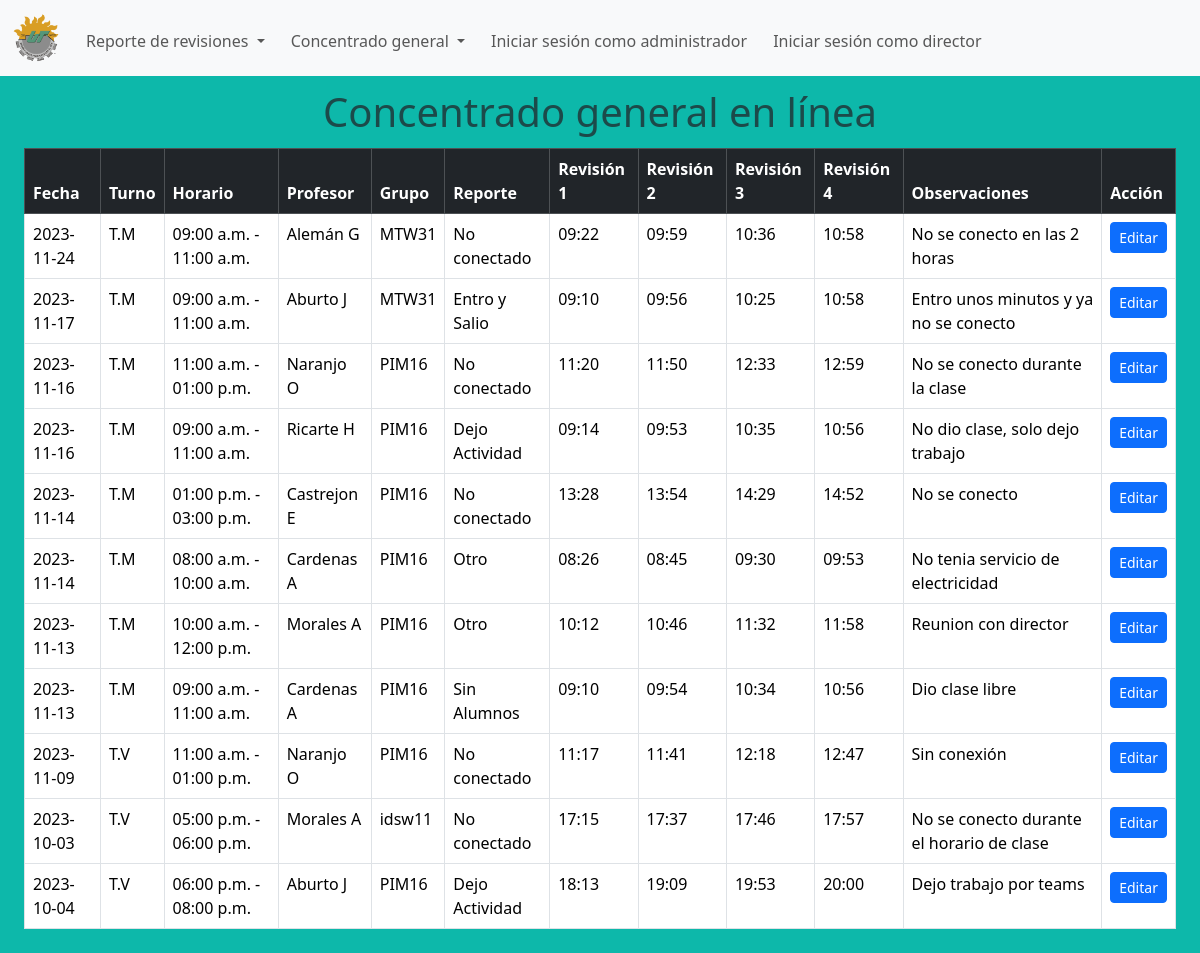
Page /layouts/revisiones_all_linea.php on the committed database.
### tables this page shows
CREATE TABLE IF NOT EXISTS `revisiones` (
  `id` int NOT NULL AUTO_INCREMENT,
  `fecha` date NOT NULL,
  `turno` varchar(10) NOT NULL,
  `aula` varchar(10) DEFAULT NULL,
  `hora_inicio` varchar(10) DEFAULT NULL,
  `hora_final` varchar(10) DEFAULT NULL,
  `modalidad` varchar(50) NOT NULL,
  `profesor` int DEFAULT NULL,
  `grupo` varchar(10) DEFAULT NULL,
  `reporte` varchar(50) DEFAULT NULL,
  `revision_1` varchar(10) NOT NULL,
  `revision_2` varchar(10) NOT NULL,
  `revision_3` varchar(10) NOT NULL,
  `revision_4` varchar(10) NOT NULL,
  `observaciones` varchar(250) DEFAULT NULL,
  `justificado` varchar(2) NOT NULL,
  `comentarios` varchar(250) NOT NULL,
  PRIMARY KEY (`id`),
  KEY `profesor` (`profesor`)
);

CREATE TABLE IF NOT EXISTS `profesores` (
  `id` int NOT NULL AUTO_INCREMENT,
  `nomenclatura` varchar(100) DEFAULT NULL,
  `nombres` varchar(100) DEFAULT NULL,
  `primer_apellido` varchar(100) DEFAULT NULL,
  `segundo_apellido` varchar(100) DEFAULT NULL,
  `correo` varchar(100) DEFAULT NULL,
  `director` int DEFAULT NULL,
  PRIMARY KEY (`id`),
  KEY `director` (`director`)
);

### layouts/revisiones_all_linea.php (the view, shortened to what this page needs)
<!DOCTYPE html>
<html lang="en">
<head>
    <link href="https://cdn.jsdelivr.net/npm/bootstrap@5.3.2/dist/css/bootstrap.min.css" rel="stylesheet">
    <link rel="stylesheet" href="../css/style.css">
</head>
<body class="captura_background">
<?php include ("navbar.php");?>
<h1 class="h1-tittles text-muted">Concentrado general en línea </h1>
<div class="div-table">
<table class="table table-bordered">
  <thead class="table-dark">
    <tr>
      <th scope="col">Fecha</th>
      <th scope="col">Turno</th>
      <th scope="col">Horario</th>
      <th scope="col">Profesor</th>
      <th scope="col">Grupo</th>
      <th scope="col">Reporte</th>
      <th scope="col">Revisión 1</th>
      <th scope="col">Revisión 2</th>
      <th scope="col">Revisión 3</th>
      <th scope="col">Revisión 4</th>
      <th scope="col">Observaciones</th>
      <th scope="col">Acción</th>
    </tr>
  </thead>
  <tbody>
    <?php
    include('../php/connection.php');
    $consul = "SELECT revisiones.id, revisiones.fecha, revisiones.turno, CONCAT(revisiones.hora_inicio,' - ',revisiones.hora_final) AS horario,
    profesores.nomenclatura, revisiones.grupo, revisiones.reporte, revisiones.revision_1, revisiones.revision_2, revisiones.revision_3, revisiones.revision_4,
    revisiones.observaciones FROM revisiones
    INNER JOIN profesores ON revisiones.profesor = profesores.id WHERE modalidad = 'linea' ORDER BY id DESC";
    $result = mysqli_query($connection, $consul) or die ("Algo salio mal");
    if(mysqli_num_rows($result) > 0){
        foreach($result as $row){
          ?>
            <tr>
              <td><?php echo $row["fecha"]; ?></td>
              <td><?php echo $row["turno"];?></td>
              <td><?php echo $row["horario"];?></td>
              <td><?php echo $row["nomenclatura"];?></td>
              <td><?php echo $row["grupo"]; ?></td>
              <td><?php echo $row["reporte"]; ?></td>
              <td><?php echo $row["revision_1"]; ?></td>
              <td><?php echo $row["revision_2"]; ?></td>
              <td><?php echo $row["revision_3"]; ?></td>
              <td><?php echo $row["revision_4"]; ?></td>
              <td><?php echo $row["observaciones"]; ?></td>
              <td>
                  <button type="button" class="btn btn-primary btn-sm" data-bs-toggle="modal" data-bs-target="#exampleModal_<?php echo $row['id']; ?>">Editar</button>
              </td>
            </tr>
                <?php
    }
    ?>
        </tbody>
    </table>
    </div>
    <?php
    }
    ?>
</body>
</html>

### css/style.css (style rules this page uses)
.h1-tittles { text-align: center; color: white; }
.captura_background { background-color: #0db8aa; }
.div-table { margin-top: 1%; margin-left: 2%; margin-right: 2%; margin-bottom: 2%; }

### rows in the picture
revisiones: fecha "2023-11-24", turno "T.M", horario "09:00 a.m. - 11:00 a.m.", profesor.nomenclatura "Alemán G", grupo "MTW31", reporte "No conectado", revision_1 "09:22", revision_2 "09:59", revision_3 "10:36", revision_4 "10:58", observaciones "No se conecto en las 2 horas"
revisiones: fecha "2023-11-17", turno "T.M", horario "09:00 a.m. - 11:00 a.m.", profesor.nomenclatura "Aburto J", grupo "MTW31", reporte "Entro y Salio", revision_1 "09:10", revision_2 "09:56", revision_3 "10:25", revision_4 "10:58", observaciones "Entro unos minutos y ya no se conecto"
revisiones: fecha "2023-11-16", turno "T.M", horario "11:00 a.m. - 01:00 p.m.", profesor.nomenclatura "Naranjo O", grupo "PIM16", reporte "No conectado", revision_1 "11:20", revision_2 "11:50", revision_3 "12:33", revision_4 "12:59", observaciones "No se conecto durante la clase"
revisiones: fecha "2023-11-16", turno "T.M", horario "09:00 a.m. - 11:00 a.m.", profesor.nomenclatura "Ricarte H", grupo "PIM16", reporte "Dejo Actividad", revision_1 "09:14", revision_2 "09:53", revision_3 "10:35", revision_4 "10:56", observaciones "No dio clase, solo dejo trabajo"
revisiones: fecha "2023-11-14", turno "T.M", horario "01:00 p.m. - 03:00 p.m.", profesor.nomenclatura "Castrejon E", grupo "PIM16", reporte "No conectado", revision_1 "13:28", revision_2 "13:54", revision_3 "14:29", revision_4 "14:52", observaciones "No se conecto"
revisiones: fecha "2023-11-14", turno "T.M", horario "08:00 a.m. - 10:00 a.m.", profesor.nomenclatura "Cardenas A", grupo "PIM16", reporte "Otro", revision_1 "08:26", revision_2 "08:45", revision_3 "09:30", revision_4 "09:53", observaciones "No tenia servicio de electricidad"
revisiones: fecha "2023-11-13", turno "T.M", horario "10:00 a.m. - 12:00 p.m.", profesor.nomenclatura "Morales A", grupo "PIM16", reporte "Otro", revision_1 "10:12", revision_2 "10:46", revision_3 "11:32", revision_4 "11:58", observaciones "Reunion con director"
revisiones: fecha "2023-11-13", turno "T.M", horario "09:00 a.m. - 11:00 a.m.", profesor.nomenclatura "Cardenas A", grupo "PIM16", reporte "Sin Alumnos", revision_1 "09:10", revision_2 "09:54", revision_3 "10:34", revision_4 "10:56", observaciones "Dio clase libre"
revisiones: fecha "2023-11-09", turno "T.V", horario "11:00 a.m. - 01:00 p.m.", profesor.nomenclatura "Naranjo O", grupo "PIM16", reporte "No conectado", revision_1 "11:17", revision_2 "11:41", revision_3 "12:18", revision_4 "12:47", observaciones "Sin conexión"
revisiones: fecha "2023-10-03", turno "T.V", horario "05:00 p.m. - 06:00 p.m.", profesor.nomenclatura "Morales A", grupo "idsw11", reporte "No conectado", revision_1 "17:15", revision_2 "17:37", revision_3 "17:46", revision_4 "17:57", observaciones "No se conecto durante el horario de clase"
revisiones: fecha "2023-10-04", turno "T.V", horario "06:00 p.m. - 08:00 p.m.", profesor.nomenclatura "Aburto J", grupo "PIM16", reporte "Dejo Actividad", revision_1 "18:13", revision_2 "19:09", revision_3 "19:53", revision_4 "20:00", observaciones "Dejo trabajo por teams"
